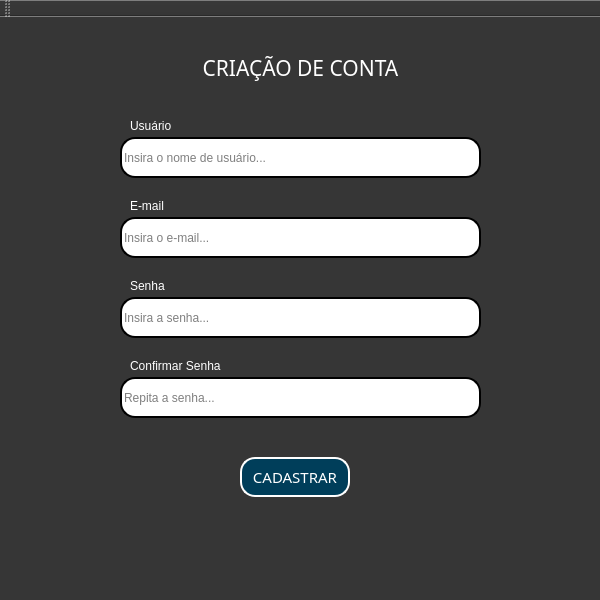
<?xml version="1.0" encoding="UTF-8"?>
<ui version="4.0">
 <class>cc</class>
 <widget class="QMainWindow" name="cc">
  <property name="geometry">
   <rect>
    <x>0</x>
    <y>0</y>
    <width>600</width>
    <height>600</height>
   </rect>
  </property>
  <property name="minimumSize">
   <size>
    <width>600</width>
    <height>600</height>
   </size>
  </property>
  <property name="maximumSize">
   <size>
    <width>600</width>
    <height>600</height>
   </size>
  </property>
  <property name="windowTitle">
   <string>MainWindow</string>
  </property>
  <property name="styleSheet">
   <string notr="true">font: 11pt &quot;Ubuntu Mono&quot;;
background-color: rgb(54, 54, 54);</string>
  </property>
  <widget class="QWidget" name="centralwidget">
   <widget class="QLineEdit" name="usu_cc">
    <property name="geometry">
     <rect>
      <x>120</x>
      <y>120</y>
      <width>361</width>
      <height>41</height>
     </rect>
    </property>
    <property name="cursor">
     <cursorShape>UpArrowCursor</cursorShape>
    </property>
    <property name="styleSheet">
     <string notr="true">background-color: rgb(255, 255, 255);
border-radius:   15px;
border-style: outset;
border-width: 2px;</string>
    </property>
    <property name="maxLength">
     <number>20</number>
    </property>
    <property name="placeholderText">
     <string>Insira o nome de usuário...</string>
    </property>
   </widget>
   <widget class="QLineEdit" name="c_senha_cc">
    <property name="geometry">
     <rect>
      <x>120</x>
      <y>360</y>
      <width>361</width>
      <height>41</height>
     </rect>
    </property>
    <property name="cursor">
     <cursorShape>UpArrowCursor</cursorShape>
    </property>
    <property name="styleSheet">
     <string notr="true">background-color: rgb(255, 255, 255);
border-radius:   15px;
border-style: outset;
border-width: 2px;</string>
    </property>
    <property name="maxLength">
     <number>20</number>
    </property>
    <property name="echoMode">
     <enum>QLineEdit::Password</enum>
    </property>
    <property name="placeholderText">
     <string>Repita a senha...</string>
    </property>
   </widget>
   <widget class="QLineEdit" name="senha_cc">
    <property name="geometry">
     <rect>
      <x>120</x>
      <y>280</y>
      <width>361</width>
      <height>41</height>
     </rect>
    </property>
    <property name="cursor">
     <cursorShape>UpArrowCursor</cursorShape>
    </property>
    <property name="styleSheet">
     <string notr="true">background-color: rgb(255, 255, 255);
border-radius:   15px;
border-style: outset;
border-width: 2px;</string>
    </property>
    <property name="maxLength">
     <number>20</number>
    </property>
    <property name="echoMode">
     <enum>QLineEdit::Password</enum>
    </property>
    <property name="placeholderText">
     <string>Insira a senha...</string>
    </property>
   </widget>
   <widget class="QLineEdit" name="email_cc">
    <property name="geometry">
     <rect>
      <x>120</x>
      <y>200</y>
      <width>361</width>
      <height>41</height>
     </rect>
    </property>
    <property name="cursor">
     <cursorShape>UpArrowCursor</cursorShape>
    </property>
    <property name="styleSheet">
     <string notr="true">background-color: rgb(255, 255, 255);
border-radius:   15px;
border-style: outset;
border-width: 2px;</string>
    </property>
    <property name="placeholderText">
     <string>Insira o e-mail...</string>
    </property>
   </widget>
   <widget class="QLabel" name="label">
    <property name="geometry">
     <rect>
      <x>120</x>
      <y>20</y>
      <width>361</width>
      <height>61</height>
     </rect>
    </property>
    <property name="font">
     <font>
      <family>Ubuntu Mono</family>
      <pointsize>16</pointsize>
      <weight>50</weight>
      <italic>false</italic>
      <bold>false</bold>
     </font>
    </property>
    <property name="autoFillBackground">
     <bool>false</bool>
    </property>
    <property name="styleSheet">
     <string notr="true">color: rgb(255, 255, 255);
font: 16pt &quot;Ubuntu Mono&quot;;</string>
    </property>
    <property name="text">
     <string>CRIAÇÃO DE CONTA</string>
    </property>
    <property name="textFormat">
     <enum>Qt::PlainText</enum>
    </property>
    <property name="alignment">
     <set>Qt::AlignCenter</set>
    </property>
   </widget>
   <widget class="QLabel" name="cc_usu">
    <property name="geometry">
     <rect>
      <x>130</x>
      <y>100</y>
      <width>61</width>
      <height>17</height>
     </rect>
    </property>
    <property name="styleSheet">
     <string notr="true">color: rgb(255, 255, 255);</string>
    </property>
    <property name="text">
     <string>Usuário</string>
    </property>
    <property name="scaledContents">
     <bool>false</bool>
    </property>
   </widget>
   <widget class="QLabel" name="email">
    <property name="geometry">
     <rect>
      <x>130</x>
      <y>180</y>
      <width>61</width>
      <height>17</height>
     </rect>
    </property>
    <property name="styleSheet">
     <string notr="true">color: rgb(255, 255, 255);</string>
    </property>
    <property name="text">
     <string>E-mail</string>
    </property>
    <property name="scaledContents">
     <bool>false</bool>
    </property>
   </widget>
   <widget class="QLabel" name="cc_senha">
    <property name="geometry">
     <rect>
      <x>130</x>
      <y>260</y>
      <width>61</width>
      <height>17</height>
     </rect>
    </property>
    <property name="styleSheet">
     <string notr="true">color: rgb(255, 255, 255);</string>
    </property>
    <property name="text">
     <string>Senha</string>
    </property>
    <property name="scaledContents">
     <bool>false</bool>
    </property>
   </widget>
   <widget class="QLabel" name="csenha">
    <property name="geometry">
     <rect>
      <x>130</x>
      <y>340</y>
      <width>121</width>
      <height>17</height>
     </rect>
    </property>
    <property name="styleSheet">
     <string notr="true">color: rgb(255, 255, 255);</string>
    </property>
    <property name="text">
     <string>Confirmar Senha</string>
    </property>
    <property name="scaledContents">
     <bool>false</bool>
    </property>
   </widget>
   <widget class="QPushButton" name="bcc">
    <property name="geometry">
     <rect>
      <x>240</x>
      <y>440</y>
      <width>110</width>
      <height>40</height>
     </rect>
    </property>
    <property name="font">
     <font>
      <family>Ubuntu Mono</family>
      <pointsize>11</pointsize>
      <weight>50</weight>
      <italic>false</italic>
      <bold>false</bold>
     </font>
    </property>
    <property name="cursor">
     <cursorShape>PointingHandCursor</cursorShape>
    </property>
    <property name="mouseTracking">
     <bool>true</bool>
    </property>
    <property name="styleSheet">
     <string notr="true">color: rgb(255, 255, 255);
background-color: rgb(0, 62, 90);
alternate-background-color: rgb(0, 62, 90);
border-style: outset;
border-width: 2px;
border-radius: 15px;
</string>
    </property>
    <property name="text">
     <string>CADASTRAR</string>
    </property>
   </widget>
   <widget class="QLabel" name="erro_cc">
    <property name="geometry">
     <rect>
      <x>120</x>
      <y>420</y>
      <width>361</width>
      <height>20</height>
     </rect>
    </property>
    <property name="styleSheet">
     <string notr="true">color: rgb(237, 212, 0);</string>
    </property>
    <property name="text">
     <string/>
    </property>
    <property name="alignment">
     <set>Qt::AlignCenter</set>
    </property>
   </widget>
   <widget class="QLabel" name="label_2">
    <property name="geometry">
     <rect>
      <x>0</x>
      <y>0</y>
      <width>131</width>
      <height>111</height>
     </rect>
    </property>
    <property name="text">
     <string/>
    </property>
    <property name="pixmap">
     <pixmap>CriptoBot.png</pixmap>
    </property>
    <property name="scaledContents">
     <bool>true</bool>
    </property>
   </widget>
   <zorder>label_2</zorder>
   <zorder>usu_cc</zorder>
   <zorder>c_senha_cc</zorder>
   <zorder>senha_cc</zorder>
   <zorder>email_cc</zorder>
   <zorder>label</zorder>
   <zorder>cc_usu</zorder>
   <zorder>email</zorder>
   <zorder>cc_senha</zorder>
   <zorder>csenha</zorder>
   <zorder>bcc</zorder>
   <zorder>erro_cc</zorder>
  </widget>
  <widget class="QMenuBar" name="menubar">
   <property name="geometry">
    <rect>
     <x>0</x>
     <y>0</y>
     <width>600</width>
     <height>21</height>
    </rect>
   </property>
  </widget>
  <widget class="QStatusBar" name="statusbar"/>
  <widget class="QToolBar" name="toolBar">
   <property name="windowTitle">
    <string>toolBar</string>
   </property>
   <attribute name="toolBarArea">
    <enum>TopToolBarArea</enum>
   </attribute>
   <attribute name="toolBarBreak">
    <bool>false</bool>
   </attribute>
  </widget>
 </widget>
 <resources/>
 <connections/>
</ui>
